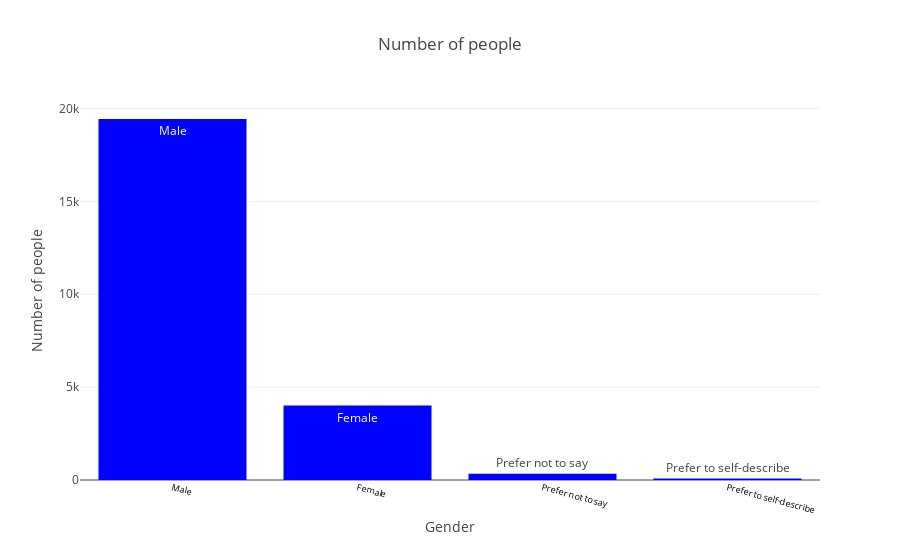

The notebook cell this image was saved under:
### Code cell
draw_trace_bar(df, 'Number of people', 'Gender', 'Number of people' )

### Figure 1 — Plotly figure (JSON) as saved in the notebook; plotly's stock layout.template omitted (floating-point values rounded to 4 significant figures)
{"data": [{"marker": {"color": "Blue"}, "text": ["Male", "Female", "Prefer not to say", "Prefer to self-describe"], "type": "bar", "uid": "9b1306cf-bb40-45d5-a0c6-807f1d7c50cf", "x": ["Male", "Female", "Prefer not to say", "Prefer to self-describe"], "y": [19430, 4010, 340, 79]}], "layout": {"hovermode": "closest", "title": "Number of people", "xaxis": {"showticklabels": true, "tickangle": 15, "tickfont": {"color": "black", "size": 9}, "title": "Gender"}, "yaxis": {"title": "Number of people"}}}
